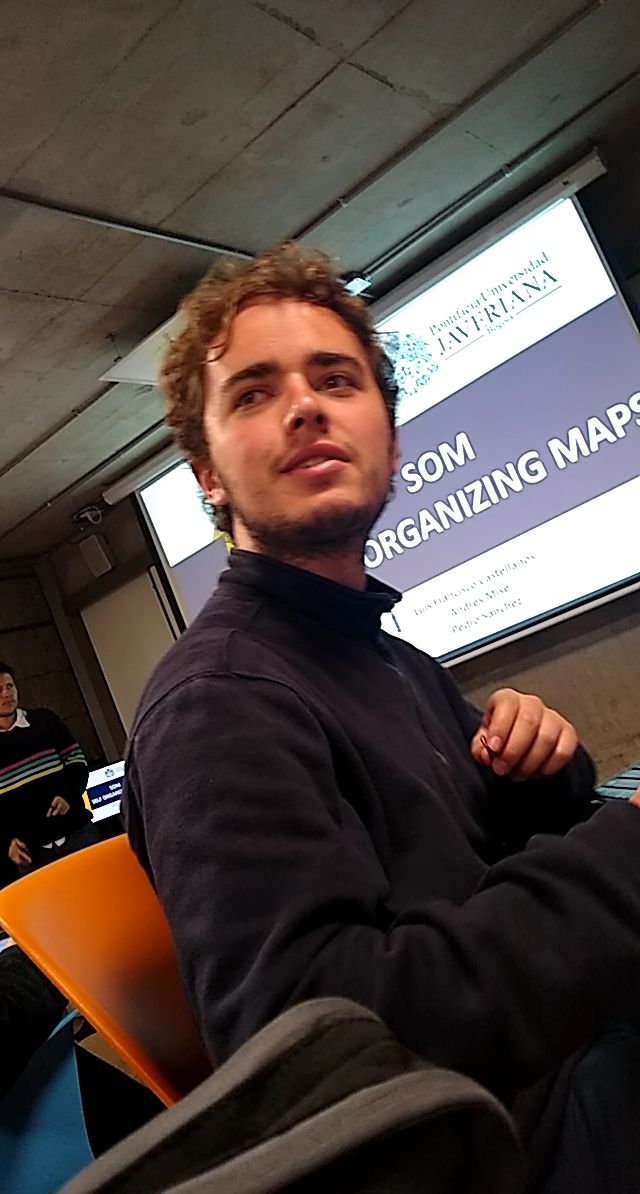
//> input picture metodos/imag/imgyo.jpg, 640 x 1194 px
$ ./water2 ../imag/imgyo.jpg   (built with g++ and OpenCV 4)
//> lines starting //> are read from the running program, lines starting //| are printed output that depends on the picture; after the words box and inside, x2 and y2 are one past the last pixel; in counts of white or black regions, pixels touching at a corner belong together
#include <opencv2/opencv.hpp>
#include <iostream>
using namespace std;
using namespace cv;
int main(int, char** argv)
{
    // Load the image
    Mat src = imread(argv[1]);
//> src is the input picture: 1194 rows x 640 cols, CV_8UC3; mean B, G, R 64.8, 69.8, 81.8
    // Check if everything was fine
    if (!src.data)
        return -1;
    // Show source image
    imshow("Source Image", src);
    // Change the background from white to black, since that will help later to extract
    // better results during the use of Distance Transform
    for( int x = 0; x < src.rows; x++ ) {
      for( int y = 0; y < src.cols; y++ ) {
          if ( src.at<Vec3b>(x, y) == Vec3b(255,255,255) ) {
            src.at<Vec3b>(x, y)[0] = 0;
            src.at<Vec3b>(x, y)[1] = 0;
            src.at<Vec3b>(x, y)[2] = 0;
          }
        }
    }
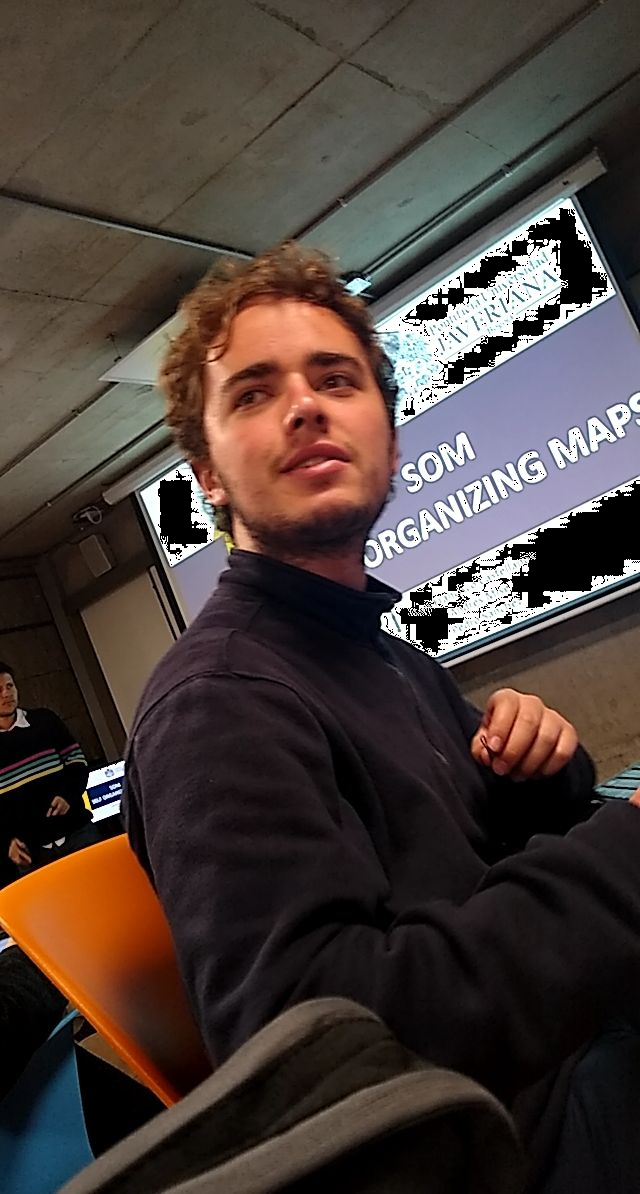
//> src: 1194 rows x 640 cols, CV_8UC3; 3.02% of pixels changed, all inside (x1, y1, x2, y2) = (100, 208, 640, 770)
    // Show output image
    imshow("Black Background Image", src);
    // Create a kernel that we will use for accuting/sharpening our image
    Mat kernel = (Mat_<float>(3,3) <<
            1,  1, 1,
            1, -8, 1,
            1,  1, 1); // an approximation of second derivative, a quite strong kernel
    // do the laplacian filtering as it is
    // well, we need to convert everything in something more deeper then CV_8U
    // because the kernel has some negative values,
    // and we can expect in general to have a Laplacian image with negative values
    // BUT a 8bits unsigned int (the one we are working with) can contain values from 0 to 255
    // so the possible negative number will be truncated
    Mat imgLaplacian;
    Mat sharp = src; // copy source image to another temporary one
    filter2D(sharp, imgLaplacian, CV_32F, kernel);
    src.convertTo(sharp, CV_32F);
    Mat imgResult = sharp - imgLaplacian;
    // convert back to 8bits gray scale
    imgResult.convertTo(imgResult, CV_8UC3);
//> imgResult: 1194 rows x 640 cols, CV_8UC3
    imgLaplacian.convertTo(imgLaplacian, CV_8UC3);
//> imgLaplacian: 1194 rows x 640 cols, CV_8UC3
    // imshow( "Laplace Filtered Image", imgLaplacian );
    imshow( "New Sharped Image", imgResult );
    src = imgResult; // copy back
    // Create binary image from source image
    Mat bw;
    cvtColor(src, bw, COLOR_BGR2GRAY);
    threshold(bw, bw, 40, 255, THRESH_BINARY | THRESH_OTSU);
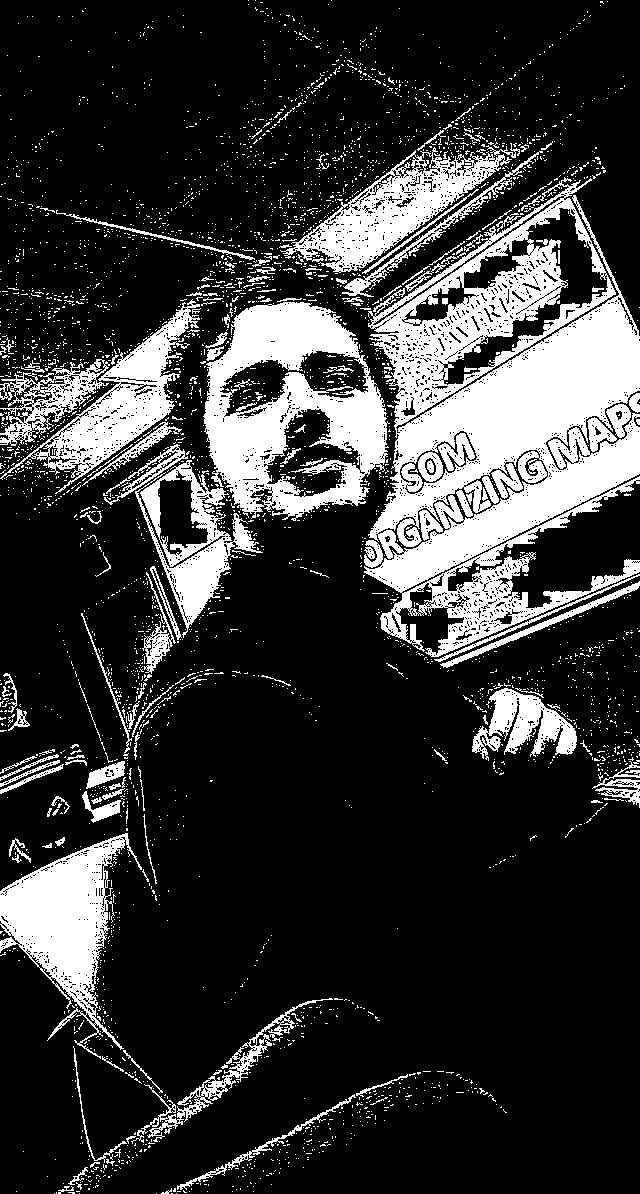
//> bw: 1194 rows x 640 cols, CV_8UC1; 20.8% white; 3764 white regions (3595 under 20 px), largest, box (x1, y1, x2, y2) and area: (364, 177, 640, 657) 62502, (203, 302, 390, 521) 21145, (0, 833, 142, 1059) 11968
    imwrite("BinaryImage.jpg", bw);
    // Perform the distance transform algorithm
    Mat dist;
    distanceTransform(bw, dist, DIST_L2, 3);
    // Normalize the distance image for range = {0.0, 1.0}
    // so we can visualize and threshold it
    normalize(dist, dist, 0, 1., NORM_MINMAX);
    imwrite("DistanceTransformImage.jpg", dist);
    // Threshold to obtain the peaks
    // This will be the markers for the foreground objects
    threshold(dist, dist, .4, 1., THRESH_BINARY);
//> dist: 1194 rows x 640 cols, CV_32FC1; values 0 (black) and 1 (white), 1.4% white; 11 white regions (1 under 20 px), largest, box (x1, y1, x2, y2) and area: (467, 326, 640, 445) 7818, (19, 878, 76, 924) 1388, (283, 320, 324, 343) 412
    // Dilate a bit the dist image
    Mat kernel1 = Mat::ones(3, 3, CV_8UC1);
    dilate(dist, dist, kernel1);
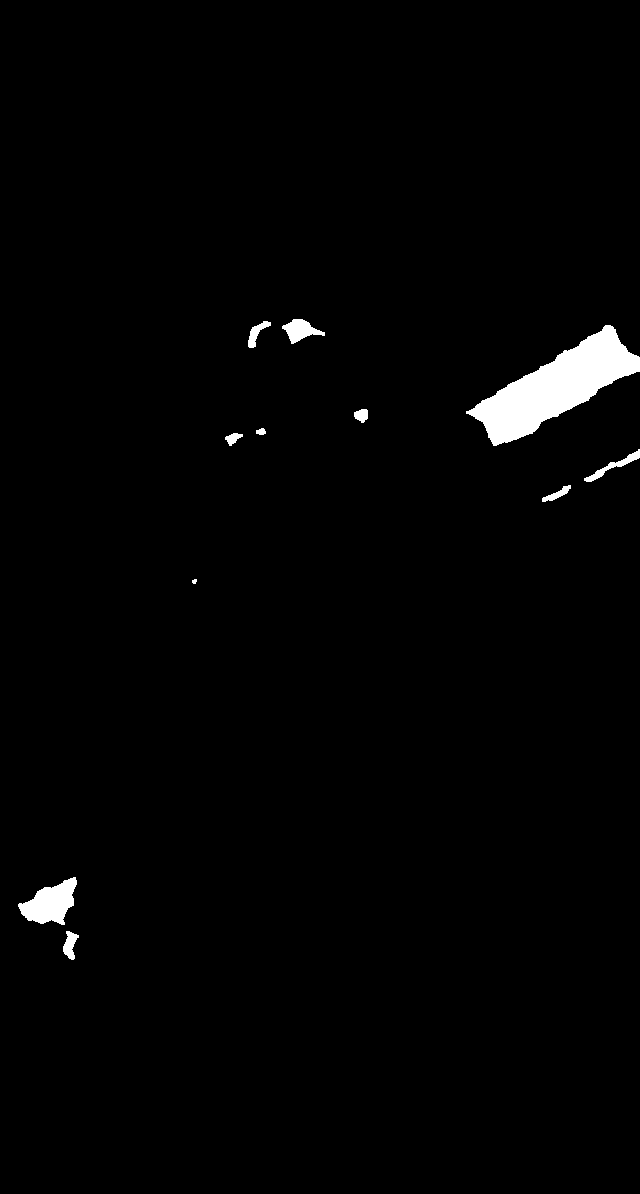
//> dist: 1194 rows x 640 cols, CV_32FC1; values 0 (black) and 1 (white), 1.6% white; 11 white regions, largest, box (x1, y1, x2, y2) and area: (466, 325, 640, 446) 8395, (18, 877, 77, 925) 1620, (282, 319, 325, 344) 548
    imwrite("Peaks.jpg", dist);


    // Create the CV_8U version of the distance image
    // It is needed for findContours()
    Mat dist_8u;
    dist.convertTo(dist_8u, CV_8U);
//> dist_8u: 1194 rows x 640 cols, CV_8UC1; values 0 (black) and 1 (white), 1.6% white; 11 white regions
    // Find total markers
    vector<vector<Point> > contours;
    findContours(dist_8u, contours, RETR_EXTERNAL, CHAIN_APPROX_SIMPLE);
//> contours = 11 contours, 1 with area under 20; largest, box (x1, y1, x2, y2) and area: (466, 325, 640, 446) 8185, (18, 877, 77, 925) 1536, (282, 319, 325, 344) 497, (584, 449, 640, 482) 307, (63, 931, 79, 960) 228
    // Create the marker image for the watershed algorithm
    Mat markers = Mat::zeros(dist.size(), CV_32SC1);
    // Draw the foreground markers
    for (size_t i = 0; i < contours.size(); i++)
        drawContours(markers, contours, static_cast<int>(i), Scalar::all(static_cast<int>(i)+1), -1);
//> this loop made 11 passes
//> markers: 1194 rows x 640 cols, CV_32SC1; 12 distinct labels, from 0 to 11
    // Draw the background marker
    circle(markers, Point(5,5), 3, CV_RGB(255,255,255), -1);
//> markers: 1194 rows x 640 cols, CV_32SC1; 13 distinct labels, from 0 to 255
    //imshow("Markers", markers);


    // Perform the watershed algorithm
    watershed(src, markers);
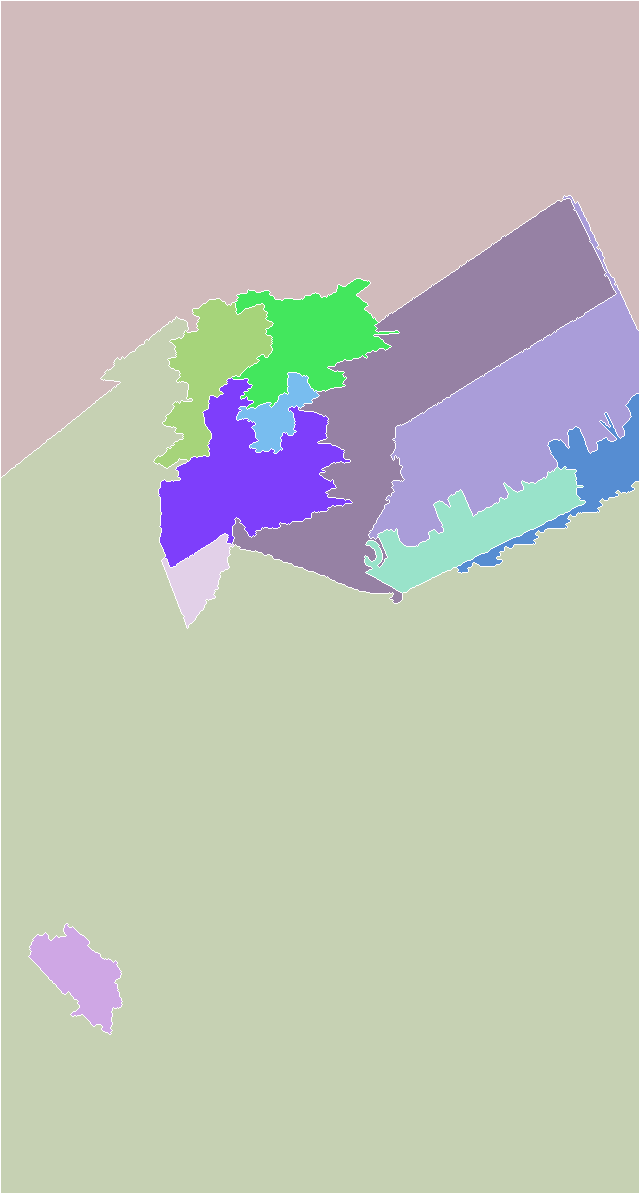
//> markers: 1194 rows x 640 cols, CV_32SC1; 13 distinct labels, from -1 to 255; one colour per label, 0 black, -1 white
    Mat mark = Mat::zeros(markers.size(), CV_8UC1);
    markers.convertTo(mark, CV_8UC1);
    bitwise_not(mark, mark);
    imwrite("Markers_v2.jpg", mark);
    // uncomment this if you want to see how the mark
    // image looks like at that point
    // Generate random colors
    vector<Vec3b> colors;
    for (size_t i = 0; i < contours.size(); i++)
    {
        int b = theRNG().uniform(0, 255);
        int g = theRNG().uniform(0, 255);
        int r = theRNG().uniform(0, 255);
        colors.push_back(Vec3b((uchar)b, (uchar)g, (uchar)r));
    }
    // Create the result image
    Mat dst = Mat::zeros(markers.size(), CV_8UC3);
    // Fill labeled objects with random colors
    for (int i = 0; i < markers.rows; i++)
    {
        for (int j = 0; j < markers.cols; j++)
        {
            int index = markers.at<int>(i,j);
            if (index > 0 && index <= static_cast<int>(contours.size()))
                dst.at<Vec3b>(i,j) = colors[index-1];
            else
                dst.at<Vec3b>(i,j) = Vec3b(0,0,0);
        }
    }
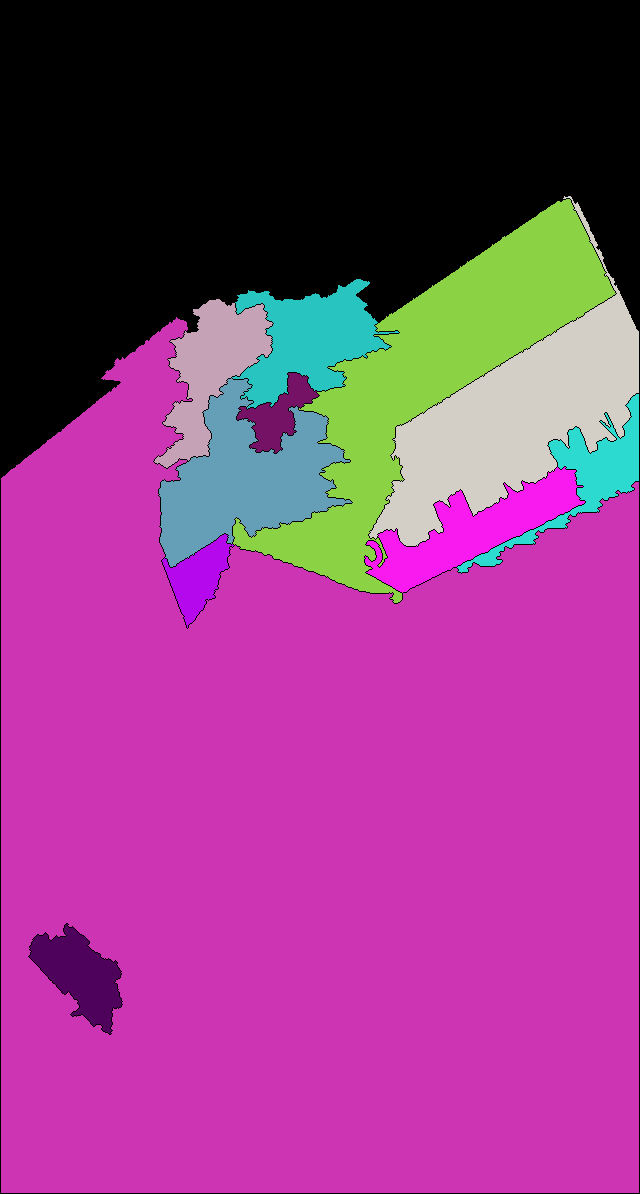
//> dst: 1194 rows x 640 cols, CV_8UC3; mean B, G, R 126.3, 58.8, 140
    // Visualize the final image
    imwrite("FinalResult.jpg", dst);

    //*/

    waitKey(0);
    return 0;
}

$ run again, on metodos/imag/cate.jpg
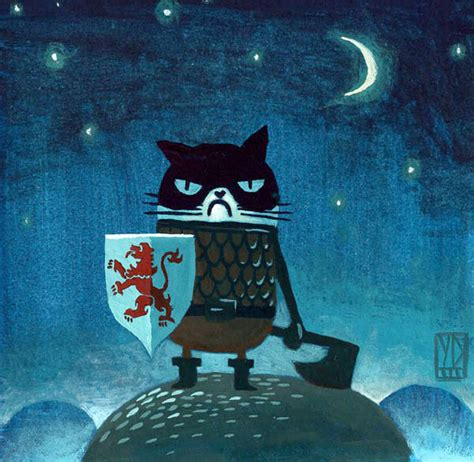
//> input picture metodos/imag/cate.jpg, 474 x 462 px
//> src is the input picture: 462 rows x 474 cols, CV_8UC3; mean B, G, R 113.3, 89.9, 37.6
//> `dilate(dist, dist, kernel1);`:
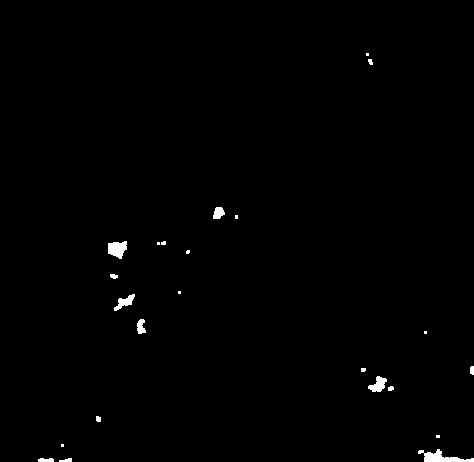
//> dist: 462 rows x 474 cols, CV_32FC1; values 0 (black) and 1 (white), 0.67% white; 23 white regions (10 under 20 px), largest, box (x1, y1, x2, y2) and area: (418, 449, 474, 462) 330, (108, 241, 127, 259) 245, (368, 376, 387, 392) 175
//> dist_8u: 462 rows x 474 cols, CV_8UC1; values 0 (black) and 1 (white), 0.67% white; 23 white regions (10 under 20 px)
//> contours = 23 contours, 13 with area under 20; largest, box (x1, y1, x2, y2) and area: (418, 449, 474, 462) 262, (108, 241, 127, 259) 214, (368, 376, 387, 392) 148, (114, 294, 135, 311) 126, (213, 207, 225, 219) 88
//> the loop `for (size_t i = 0; i < contours.size(); i++)` made 23 passes
//> after the loop `for (int i = 0; i < markers.rows; i++)`:
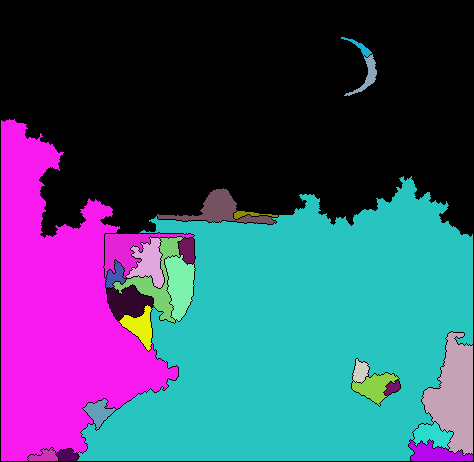
//> dst: 462 rows x 474 cols, CV_8UC3; mean B, G, R 108.4, 78.4, 60.4
